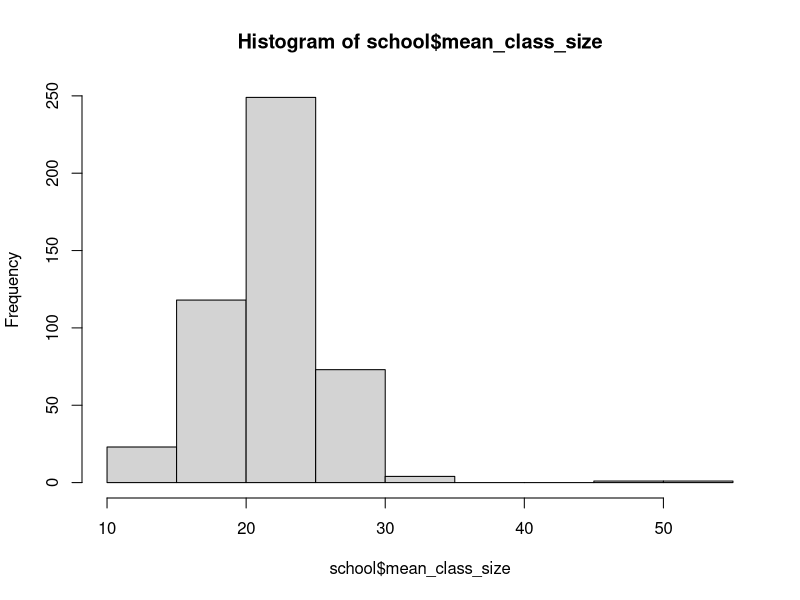
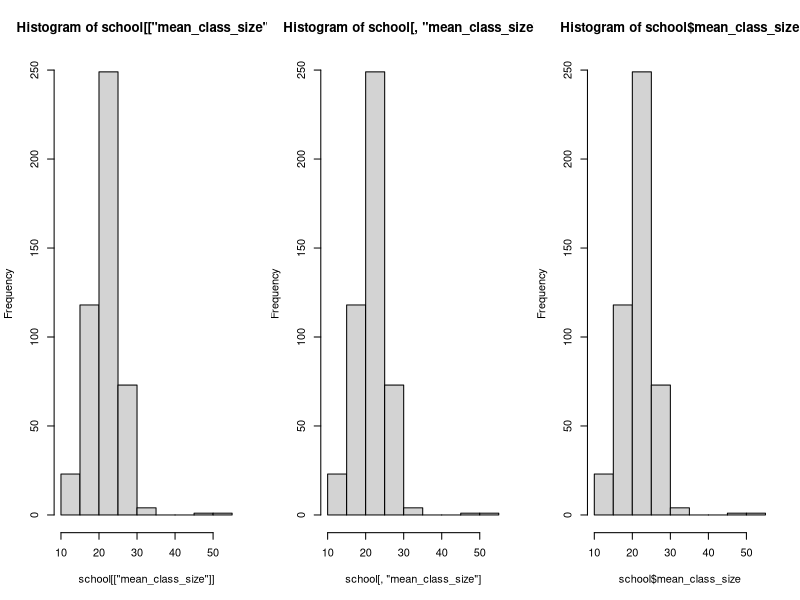
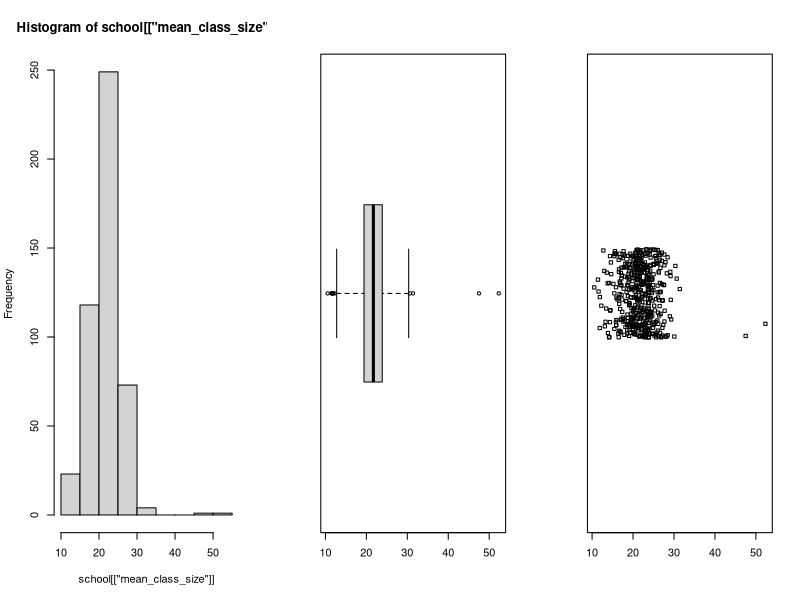

Source code (R) for these figures, in order:
## Kyle Silvestre
## Exercise 1: Diagram and test hypotheses in R
## DATA 306
## 9/15/2023
### Part 1: Following along

setwd("C:/Workspace/DATA-306")
school <- read.csv("data/NYCschools_r1.csv")

str(school) # gives the object's structure
print("head")
head(school, 10) # the first section of the folder from 0 - 10
print("tail")
tail(school) # the LAST section of the folder

hist(school$mean_class_size)

par(mfrow = c(1,3))
hist(school[["mean_class_size"]])
hist(school[ , "mean_class_size"])
hist(school$mean_class_size)

par(mfrow = c(1,3))
hist(school[["mean_class_size"]])
boxplot(school[ , "mean_class_size"], horizontal= TRUE)
stripchart(school$mean_class_size, method = "jitter")






